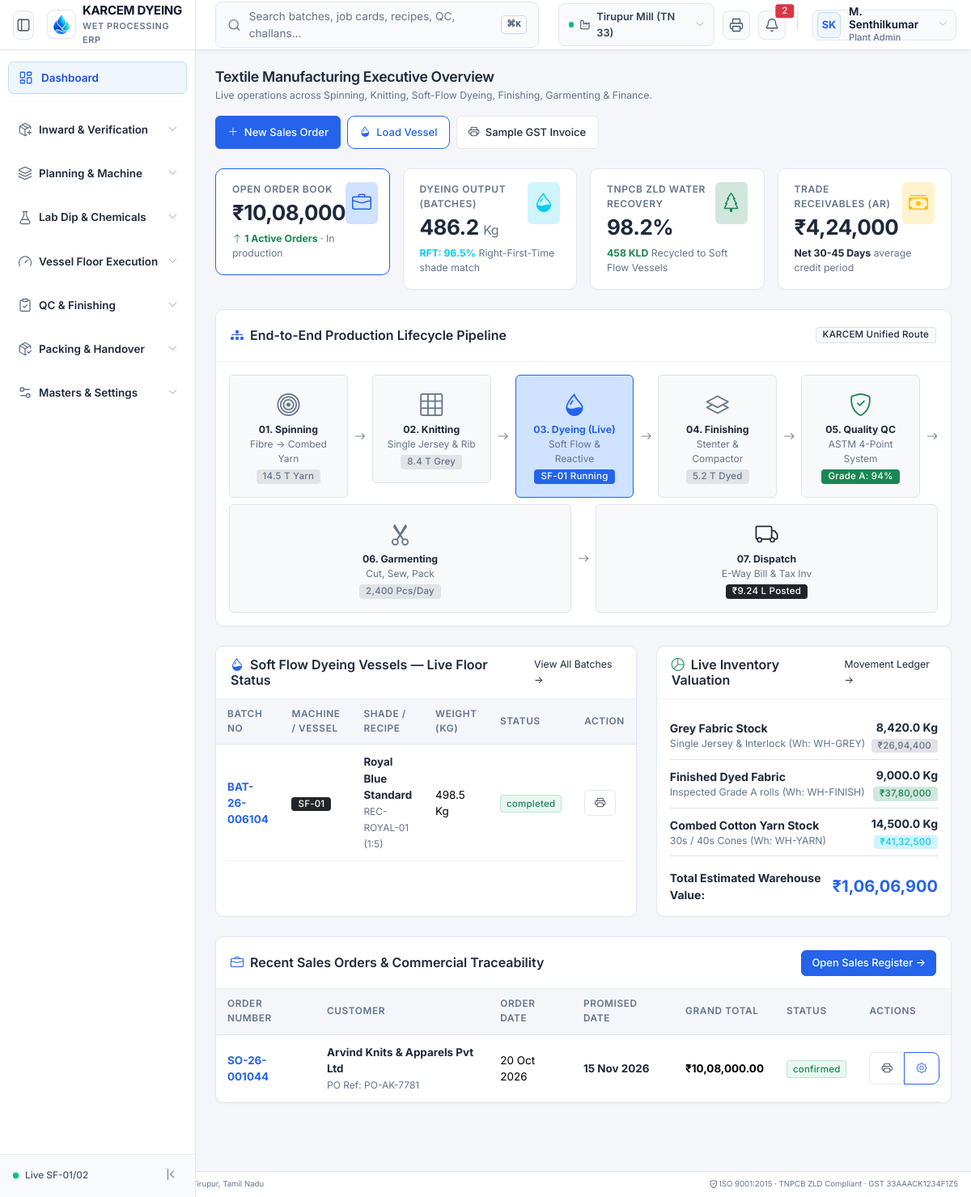
The page /modules/dashboard/views/index.php on the database its author committed.
### tables this page shows
CREATE TABLE IF NOT EXISTS dye_batches (
    id BIGINT UNSIGNED AUTO_INCREMENT PRIMARY KEY,
    company_id BIGINT UNSIGNED NOT NULL,
    batch_no VARCHAR(64) NOT NULL UNIQUE,
    production_order_id BIGINT UNSIGNED NULL,
    dye_recipe_id BIGINT UNSIGNED NOT NULL,
    machine_id BIGINT UNSIGNED NOT NULL,
    planned_weight_kg DECIMAL(10,2) NOT NULL,
    actual_loaded_kg DECIMAL(10,2) NOT NULL,
    output_weight_kg DECIMAL(10,2) NOT NULL DEFAULT 0.00,
    water_volume_litres DECIMAL(10,2) NOT NULL DEFAULT 0.00,
    liquor_ratio VARCHAR(20) NOT NULL DEFAULT '1:6',
    operator_name VARCHAR(100) NULL,
    process_start_time DATETIME NULL,
    process_end_time DATETIME NULL,
    reprocess_count INT NOT NULL DEFAULT 0,
    original_batch_id BIGINT UNSIGNED NULL,
    status ENUM('planned', 'loaded', 'dosing', 'dyeing', 'washing', 'unloaded', 'hydro', 'drying', 'compacted', 'completed', 'reprocess') NOT NULL DEFAULT 'planned',
    rejection_reason TEXT NULL,
    created_at DATETIME NOT NULL DEFAULT CURRENT_TIMESTAMP,
    INDEX (company_id),
    INDEX (batch_no)
);

CREATE TABLE IF NOT EXISTS machines (
    id BIGINT UNSIGNED AUTO_INCREMENT PRIMARY KEY,
    company_id BIGINT UNSIGNED NOT NULL,
    branch_id BIGINT UNSIGNED NULL,
    code VARCHAR(32) NOT NULL,
    name VARCHAR(120) NOT NULL,
    process_type ENUM('blowroom', 'carding', 'drawing', 'roving', 'ring_frame', 'winding', 'knitting', 'weaving', 'soft_flow_dyeing', 'cabinet_dyeing', 'hydro_extractor', 'relax_dryer', 'stenter', 'compactor', 'cutting', 'sewing') NOT NULL,
    model_number VARCHAR(64) NULL,
    manufacturer VARCHAR(100) NULL,
    year_of_make INT NULL,
    capacity DECIMAL(12,2) NOT NULL,
    capacity_uom VARCHAR(16) NOT NULL DEFAULT 'Kg',
    spring_or_tubes INT NULL,
    liquor_ratio VARCHAR(20) NULL,
    hourly_operating_cost DECIMAL(12,2) NOT NULL DEFAULT 0.00,
    current_status ENUM('available', 'running', 'maintenance', 'idle', 'breakdown') NOT NULL DEFAULT 'available',
    is_active TINYINT(1) NOT NULL DEFAULT 1,
    INDEX (company_id),
    INDEX (process_type)
);

CREATE TABLE IF NOT EXISTS dye_recipes (
    id BIGINT UNSIGNED AUTO_INCREMENT PRIMARY KEY,
    company_id BIGINT UNSIGNED NOT NULL,
    recipe_code VARCHAR(64) NOT NULL,
    shade_name VARCHAR(100) NOT NULL,
    customer_id BIGINT UNSIGNED NULL,
    fabric_composition VARCHAR(100) NOT NULL,
    liquor_ratio VARCHAR(20) NOT NULL DEFAULT '1:6',
    dye_class ENUM('reactive', 'disperse', 'vat', 'pigment', 'direct') NOT NULL DEFAULT 'reactive',
    revision_no INT NOT NULL DEFAULT 1,
    is_approved TINYINT(1) NOT NULL DEFAULT 1,
    approved_by BIGINT UNSIGNED NULL,
    created_at DATETIME NOT NULL DEFAULT CURRENT_TIMESTAMP,
    INDEX (company_id),
    INDEX (recipe_code)
);

CREATE TABLE IF NOT EXISTS sales_orders (
    id BIGINT UNSIGNED AUTO_INCREMENT PRIMARY KEY,
    company_id BIGINT UNSIGNED NOT NULL,
    order_no VARCHAR(64) NOT NULL UNIQUE,
    customer_po_no VARCHAR(64) NULL,
    customer_id BIGINT UNSIGNED NOT NULL,
    order_date DATE NOT NULL,
    promised_delivery_date DATE NOT NULL,
    order_type ENUM('export', 'domestic', 'jobwork') NOT NULL DEFAULT 'domestic',
    currency VARCHAR(3) NOT NULL DEFAULT 'INR',
    exchange_rate DECIMAL(10,4) NOT NULL DEFAULT 1.0000,
    subtotal DECIMAL(18,2) NOT NULL DEFAULT 0.00,
    tax_total DECIMAL(18,2) NOT NULL DEFAULT 0.00,
    grand_total DECIMAL(18,2) NOT NULL DEFAULT 0.00,
    payment_terms VARCHAR(100) NULL,
    shipping_address TEXT NULL,
    status ENUM('draft', 'submitted', 'confirmed', 'in_production', 'partially_dispatched', 'completed', 'cancelled', 'on_hold') NOT NULL DEFAULT 'draft',
    current_revision INT NOT NULL DEFAULT 1,
    credit_approved TINYINT(1) NOT NULL DEFAULT 1,
    approved_by BIGINT UNSIGNED NULL,
    approved_at DATETIME NULL,
    created_by BIGINT UNSIGNED NULL,
    created_at DATETIME NOT NULL DEFAULT CURRENT_TIMESTAMP,
    updated_at DATETIME NOT NULL DEFAULT CURRENT_TIMESTAMP ON UPDATE CURRENT_TIMESTAMP,
    INDEX (company_id),
    INDEX (customer_id),
    INDEX (status)
);

CREATE TABLE IF NOT EXISTS customers (
    id BIGINT UNSIGNED AUTO_INCREMENT PRIMARY KEY,
    company_id BIGINT UNSIGNED NOT NULL,
    code VARCHAR(32) NOT NULL,
    name VARCHAR(150) NOT NULL,
    category ENUM('export', 'domestic', 'jobwork') NOT NULL DEFAULT 'domestic',
    gstin VARCHAR(15) NULL,
    pan VARCHAR(10) NULL,
    contact_person VARCHAR(100) NULL,
    phone VARCHAR(30) NULL,
    email VARCHAR(100) NULL,
    billing_address TEXT NOT NULL,
    shipping_address TEXT NULL,
    city VARCHAR(100) NOT NULL,
    state VARCHAR(100) NOT NULL DEFAULT 'Tamil Nadu',
    state_code VARCHAR(2) NOT NULL DEFAULT '33',
    pincode VARCHAR(10) NOT NULL,
    currency VARCHAR(3) NOT NULL DEFAULT 'INR',
    credit_limit DECIMAL(18,2) NOT NULL DEFAULT 0.00,
    credit_days INT NOT NULL DEFAULT 30,
    current_balance DECIMAL(18,2) NOT NULL DEFAULT 0.00,
    payment_terms VARCHAR(100) DEFAULT 'Net 30',
    status ENUM('active', 'inactive', 'on_hold') NOT NULL DEFAULT 'active',
    created_at DATETIME NOT NULL DEFAULT CURRENT_TIMESTAMP,
    INDEX (company_id),
    INDEX (code)
);

### modules/dashboard/views/index.php (the view, shortened to what the rows shown need)
<?php
require_once dirname(__DIR__, 3) . '/includes/header.php';
$recentOrders = Database::fetchAll("SELECT so.*, c.name as customer_name FROM sales_orders so JOIN customers c ON so.customer_id = c.id ORDER BY so.id DESC LIMIT 5");
$activeBatches = Database::fetchAll("SELECT b.*, r.recipe_code, r.shade_name, m.code as machine_code FROM dye_batches b JOIN dye_recipes r ON b.dye_recipe_id = r.id JOIN machines m ON b.machine_id = m.id ORDER BY b.id DESC LIMIT 4");
?>
<main class="cz-main">
  <div class="cz-content p-4">
    <div class="d-flex flex-wrap justify-content-between align-items-center mb-4 gap-3">
      <div>
        <h1 class="h3 fw-bold text-dark mb-1">Textile Manufacturing Executive Overview</h1>
      </div>
    </div>
    <section class="cz-panel mb-4">
      <div class="cz-panel-head d-flex justify-content-between align-items-center">
        <h2 class="h6 fw-bold mb-0 text-dark"><i class="bi bi-diagram-3-fill text-primary me-2"></i>End-to-End Production Lifecycle Pipeline</h2>
      </div>
    </section>
    <div class="row g-4 mb-4">
      <div class="col-lg-7">
        <section class="cz-panel h-100">
          <div class="cz-panel-head d-flex justify-content-between align-items-center">
            <h2 class="h6 fw-bold mb-0 text-dark"><i class="bi bi-droplet-half text-primary me-2"></i>Soft Flow Dyeing Vessels — Live Floor Status</h2>
          </div>
          <div class="table-responsive">
            <table class="table table-hover align-middle mb-0">
              <thead class="table-light small">
                <tr>
                  <th>Batch No</th>
                  <th>Machine / Vessel</th>
                  <th>Shade / Recipe</th>
                  <th>Weight (Kg)</th>
                  <th>Status</th>
                  <th>Action</th>
                </tr>
              </thead>
              <tbody class="small">
                <?php foreach ($activeBatches as $b): ?>
                  <tr>
                    <td class="fw-bold text-primary"><?= htmlspecialchars($b['batch_no']) ?></td>
                    <td><span class="badge bg-dark text-white"><?= htmlspecialchars($b['machine_code']) ?></span></td>
                    <td>
                      <div class="fw-bold text-dark"><?= htmlspecialchars($b['shade_name']) ?></div>
                      <span class="text-muted" style="font-size: 0.75rem;"><?= htmlspecialchars($b['recipe_code']) ?> (<?= $b['liquor_ratio'] ?>)</span>
                    </td>
                    <td><?= number_format($b['actual_loaded_kg'], 1) ?> Kg</td>
                    <td><span class="badge-status status-<?= htmlspecialchars($b['status']) ?>"><?= htmlspecialchars($b['status']) ?></span></td>
                    <td>
                      <a href="<?= Url::to('/print/batch-card?id=' . $b['id']) ?>" target="_blank" class="btn btn-sm btn-outline-secondary" title="Print Batch Card">
                        <i class="bi bi-printer"></i>
                      </a>
                    </td>
                  </tr>
                <?php endforeach; ?>
              </tbody>
            </table>
          </div>
        </section>
      </div>
      <div class="col-lg-5">
        <section class="cz-panel h-100">
          <div class="cz-panel-head d-flex justify-content-between align-items-center">
            <h2 class="h6 fw-bold mb-0 text-dark"><i class="bi bi-pie-chart text-success me-2"></i>Live Inventory Valuation</h2>
          </div>
        </section>
      </div>
    </div>
    <section class="cz-panel mb-4">
      <div class="cz-panel-head d-flex justify-content-between align-items-center">
        <h2 class="h6 fw-bold mb-0 text-dark"><i class="bi bi-briefcase text-primary me-2"></i>Recent Sales Orders & Commercial Traceability</h2>
      </div>
      <div class="table-responsive">
        <table class="table table-hover align-middle mb-0">
          <thead class="table-light small">
            <tr>
              <th>Order Number</th>
              <th>Customer</th>
              <th>Order Date</th>
              <th>Promised Date</th>
              <th>Grand Total</th>
              <th>Status</th>
              <th>Actions</th>
            </tr>
          </thead>
          <tbody class="small">
            <?php foreach ($recentOrders as $so): ?>
              <tr>
                <td class="fw-bold text-primary"><?= htmlspecialchars($so['order_no']) ?></td>
                <td>
                  <div class="fw-bold text-dark"><?= htmlspecialchars($so['customer_name']) ?></div>
                  <span class="text-muted" style="font-size: 0.75rem;">PO Ref: <?= htmlspecialchars($so['customer_po_no'] ?? 'N/A') ?></span>
                </td>
                <td><?= date('d M Y', strtotime($so['order_date'])) ?></td>
                <td><span class="text-dark fw-bold"><?= date('d M Y', strtotime($so['promised_delivery_date'])) ?></span></td>
                <td class="fw-bold">₹<?= NumberToWords::formatIndian($so['grand_total'], 2) ?></td>
                <td><span class="badge-status status-<?= htmlspecialchars($so['status']) ?>"><?= htmlspecialchars($so['status']) ?></span></td>
                <td>
                  <div class="btn-group btn-group-sm">
                    <a href="<?= Url::to('/print/sales-order?id=' . $so['id']) ?>" target="_blank" class="btn btn-outline-secondary" title="Print P03 Confirmation">
                      <i class="bi bi-printer"></i>
                    </a>
                    <a href="<?= Url::to('/planning/orders') ?>" class="btn btn-outline-primary" title="View Production Orders">
                      <i class="bi bi-gear"></i>
                    </a>
                  </div>
                </td>
              </tr>
            <?php endforeach; ?>
          </tbody>
        </table>
      </div>
    </section>
  </div>
</main>
<?php
require_once dirname(__DIR__, 3) . '/includes/footer.php';

### rows shown on the page
dye_batches: batch_no "BAT-26-006104", machine.code "SF-01", dye_recipe.shade_name "Royal Blue Standard", dye_recipe.recipe_code "REC-ROYAL-01", liquor_ratio "1:5", actual_loaded_kg "498.5", status "completed"
sales_orders: order_no "SO-26-001044", customer.name "Arvind Knits & Apparels Pvt Ltd", customer_po_no "PO-AK-7781", order_date "20 Oct 2026", promised_delivery_date "15 Nov 2026", grand_total "10,08,000.00", status "confirmed"

### other values the page prints
$_SESSION['active_branch_name'] "Tirupur Mill (TN 33)"
$currentUser['initials'] "SK"
$currentUser['full_name'] "M. Senthilkumar"
$grp['title'] "Inward & Verification"
$grp['title'] "Planning & Machine"
$grp['title'] "Lab Dip & Chemicals"
$grp['title'] "Vessel Floor Execution"
$grp['title'] "QC & Finishing"
$grp['title'] "Packing & Handover"
$grp['title'] "Masters & Settings"
NumberToWords::formatIndian($openOrderValue, 0) "10,08,000"
$totalOrders "1"
$todayDyeingOutput "486.2"
$etpRecoveryPct "98.2"
NumberToWords::formatIndian($arOutstanding, 0) "4,24,000"
